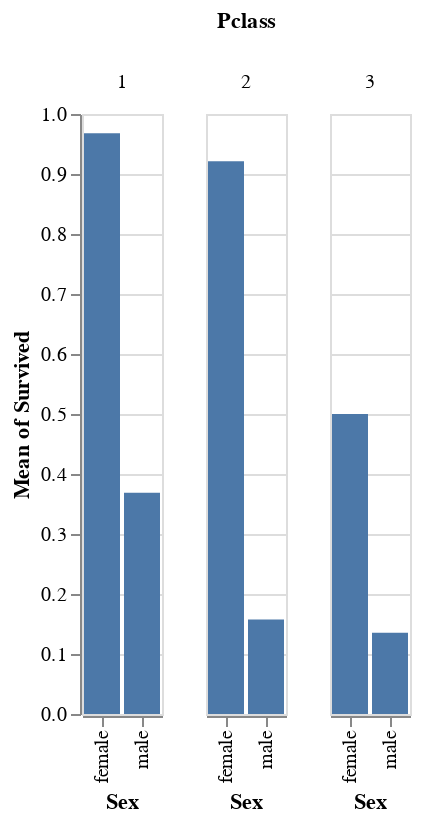

Source (notebook cell):
### Markdown cell above
**Mark bar**: data are represented by bars

### Code cell
alt.Chart(titanic).mark_bar().encode(
    x='Sex',
    y='mean(Survived)',
    column='Pclass'
)

### Figure 1 — Vega-Lite specification as saved in the notebook (floating-point values rounded to 4 significant figures; data arrays with more than 128 entries replaced by an {"elided": "..."} marker saying what was removed)
{"config": {"view": {"continuousWidth": 300, "continuousHeight": 300}}, "data": {"name": "data-93290830beea3a875eeab316df346c54"}, "mark": {"type": "bar"}, "encoding": {"column": {"field": "Pclass", "type": "quantitative"}, "x": {"field": "Sex", "type": "nominal"}, "y": {"aggregate": "mean", "field": "Survived", "type": "quantitative"}}, "$schema": "https://vega.github.io/schema/vega-lite/v5.8.0.json", "datasets": {"data-93290830beea3a875eeab316df346c54": {"elided": "891 records"}}}
